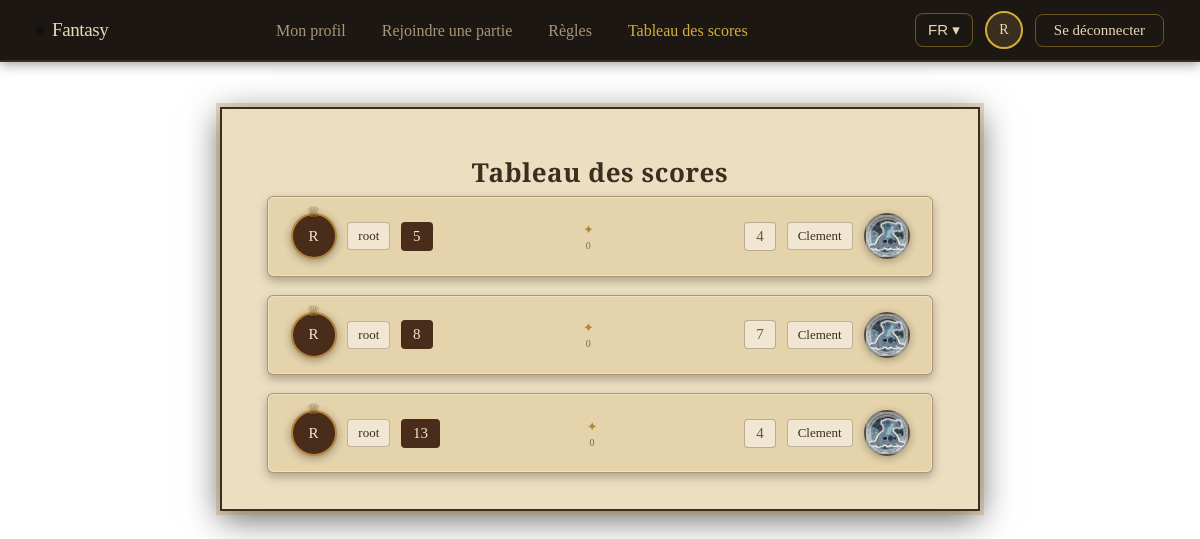
/scoreboard (signed in), run on the app's committed database.
### tables this page shows
CREATE TABLE users (
id INTEGER PRIMARY KEY AUTOINCREMENT,
username TEXT NOT NULL,
email TEXT NOT NULL,
hash TEXT NOT NULL
, avatar TEXT DEFAULT '');

CREATE TABLE scoreboard (
id INTEGER PRIMARY KEY AUTOINCREMENT,
winner_id INTEGER NOT NULL,
winner_score INTEGER NOT NULL,
loser_id INTEGER NOT NULL,
loser_score INTEGER NOT NULL,
timestamp DATE TIME DEFAULT CURRENT_TIMESTAMP,
is_even INTEGER DEFAULT 0,
FOREIGN KEY (winner_id) REFERENCES users(id),
FOREIGN KEY (loser_id) REFERENCES users(id)
);

### app.py (the view)
@app.route("/scoreboard", methods=["GET"])
@login_required
def scoreboard():
	r = db.execute("SELECT winner_score, w.username AS winner_username, w.avatar AS winner_avatar, loser_score, l.username AS loser_username, l.avatar AS loser_avatar, timestamp, is_even FROM scoreboard JOIN users AS w ON  scoreboard.winner_id = w.id JOIN users AS l ON scoreboard.loser_id = l.id;").fetchall()
	scores = []
	for q in r :
		score = dict()
		score["winner_score"] = q[0]
		score["winner_username"] = q[1]
		score["winner_avatar"] = q[2]
		score["loser_score"] = q[3]
		score["loser_username"] = q[4]
		score["loser_avatar"] = q[5]
		score["is_even"] = q[6] == 1
		score["timestamp"] = q[7]
		scores.append(score)
	return render_template("scoreboard.html", scores=scores)

### app.py (called while the page is built)
def login_required(f):
    @wraps(f)
    def decorated_function(*args, **kwargs):
        if session.get("user_id") is None:
            return redirect("/login")
        return f(*args, **kwargs)
    return decorated_function

@app.before_request
def set_language():
    g.lang = session.get('lang', 'fr')  # ← lit la session à chaque requête

def get_translations(lang):
    path = os.path.join(app.root_path, 'locales', lang, 'translation.json')
    with open(path, encoding='utf-8') as f:
        return json.load(f)

@app.context_processor
def inject_translations():
    lang = g.get('lang', 'fr') # Try to get the language, fr by default
    session["lang"] = lang
    return dict(t=get_translations(lang))

### templates/scoreboard.html (shortened to what this page needs)
{% extends "base.html" %}
{% block head %}
  <link rel="stylesheet" href="{{ url_for('static', filename='CSS/scoreboard.css')}}">
{% endblock %}
{% block content %}
<main class="scoreboard-page">
  <div class="scoreboard-wrap">
    <h2 class="scoreboard-title">{{ t.scoreboard.title }}</h2>
    <div class="score-list">
      {% for s in scores %}
      <div class="score-row {% if s.is_even %}is-even{% endif %}">
        <div class="side side-winner {% if s.is_even %}neutral{% endif %}">
          <div class="score-avatar" {% if s.winner_avatar %}style="background-image: url('{{ url_for('static', filename='Assets/avatars/' + s.winner_avatar) }}');"{% endif %}>
            {% if not s.winner_avatar %}
              <span class="score-avatar-initial">{{ (s.winner_username or '?')[0] | upper }}</span>
            {% endif %}
            {% if not s.is_even %}<span class="crown">&#9813;</span>{% endif %}
          </div>
          <span class="score-name">{{ s.winner_username }}</span>
          <span class="score-value win-value">{{ s.winner_score }}</span>
        </div>
        <div class="score-middle">
          <span class="score-divider">&#10022;</span>
          <span class="score-date">{{ s.timestamp }}</span>
        </div>
        <div class="side side-loser {% if s.is_even %}neutral{% endif %}">
          <span class="score-value lose-value">{{ s.loser_score }}</span>
          <span class="score-name">{{ s.loser_username }}</span>
          <div class="score-avatar dim" {% if s.loser_avatar %}style="background-image: url('{{ url_for('static', filename='Assets/avatars/' + s.loser_avatar) }}');"{% endif %}>
          </div>
        </div>
      </div>
      {% else %}
        <div class="score-empty">{{ t.scoreboard.empty | default("Aucune partie jouée pour le moment.") }}</div>
      {% endfor %}
    </div>
  </div>
</main>
{% endblock %}

### static/CSS/scoreboard.css (style rules this page uses)
.scoreboard-page { box-sizing: border-box; display: flex; flex-direction: column; align-items: center; min-height: calc(100vh - 60px); padding: 2.5rem 1.5rem; font-family: var(--font-body); background-size: cover; background-position: center; background-repeat: no-repeat; }
.scoreboard-wrap { width: 100%; max-width: 760px; box-sizing: border-box; display: flex; flex-direction: column; align-items: center; padding: 2.5rem 2.5rem 2rem; border: 2px solid #3a2e1f; background: rgba(235, 220, 190, 0.94); box-shadow: 0 0 0 4px rgba(180, 140, 70, 0.3), 0 8px 32px rgba(0, 0, 0, 0.6); }
.scoreboard-title { font-family: var(--font-title); font-size: 26px; font-weight: 700; color: #3a2e1f; margin: 0 0 0.35rem; letter-spacing: 0.02em; }
.score-list { width: 100%; display: flex; flex-direction: column; gap: 1rem; }
.score-row { display: flex; align-items: center; justify-content: space-between; gap: 0.75rem; padding: 0.9rem 1.25rem; box-sizing: border-box; border: 1px solid rgba(80, 60, 30, 0.4); background: #e4d3ab; border-radius: 6px; box-shadow: 0 4px 10px rgba(58, 46, 31, 0.35), inset 0 0 0 1px rgba(255, 248, 230, 0.4); }
.side { display: flex; align-items: center; gap: 0.6rem; min-width: 0; }
.score-avatar { position: relative; flex-shrink: 0; width: 42px; height: 42px; border-radius: 50%; border: 2px solid #b4863a; box-shadow: 0 2px 8px rgba(0, 0, 0, 0.35); background-color: #4a2c1a; background-size: cover; background-position: center; background-repeat: no-repeat; display: flex; align-items: center; justify-content: center; }
.score-avatar.dim { border-color: rgba(80, 60, 30, 0.4); filter: grayscale(35%); opacity: 0.85; }
.score-avatar-initial { font-family: var(--font-title); font-size: 15px; color: #f0e6d2; line-height: 1; user-select: none; }
.crown { position: absolute; top: -12px; left: 50%; transform: translateX(-50%); font-size: 15px; color: #b4863a; text-shadow: 0 1px 2px rgba(0, 0, 0, 0.5); }
.score-name { flex-shrink: 1; min-width: 0; overflow: hidden; text-overflow: ellipsis; white-space: nowrap; font-size: 13px; font-weight: 500; color: #3a2e1f; padding: 5px 10px; border-radius: 4px; border: 1px solid rgba(80, 60, 30, 0.3); background: #f0e6d2; }
.score-value { flex-shrink: 0; font-family: var(--font-title); font-size: 15px; line-height: 1; padding: 6px 11px; border-radius: 4px; border: 1px solid rgba(80, 60, 30, 0.35); }
.win-value { background: #4a2c1a; color: #f0e6d2; border-color: rgba(74, 44, 26, 0.6); }
.lose-value { background: #f0e6d2; color: #6b5535; }
.score-middle { flex-shrink: 0; display: flex; flex-direction: column; align-items: center; gap: 2px; padding: 0 0.5rem; }
.score-divider { color: #b4863a; font-size: 13px; }
.score-date { font-size: 10px; color: #7a6a48; white-space: nowrap; letter-spacing: 0.02em; }

### static/CSS/style.css (style rules this page uses)
:root { --font-title: 'Cinzel Decorative', serif; --font-body: 'EB Garamond', serif; }
html, body { margin: 0; padding: 0; font-size: 18px; cursor: url("../Assets/cursor.png"),auto; }

### data on the page
scoreboard: winner_username "root", winner_score "5", timestamp "0", loser_score "4", loser_username "Clement", avatar (picture)
users: username "R"
scoreboard: winner_username "root", winner_score "8", timestamp "0", loser_score "7", loser_username "Clement", avatar (picture)
scoreboard: winner_username "root", winner_score "13", timestamp "0", loser_score "4", loser_username "Clement", avatar (picture)

### other printed values
{{ t.base.profile }} "Mon profil"
{{ t.base.join }} "Rejoindre une partie"
{{ t.base.rules }} "Règles"
{{ t.base.scoreboard }} "Tableau des scores"
{{ session.get('lang', 'fr').upper() }} "FR"
{{ (session['username'] or '?')[0] | upper }} "R"
{{ t.login.logout }} "Se déconnecter"
{{ t.scoreboard.title }} "Tableau des scores"
